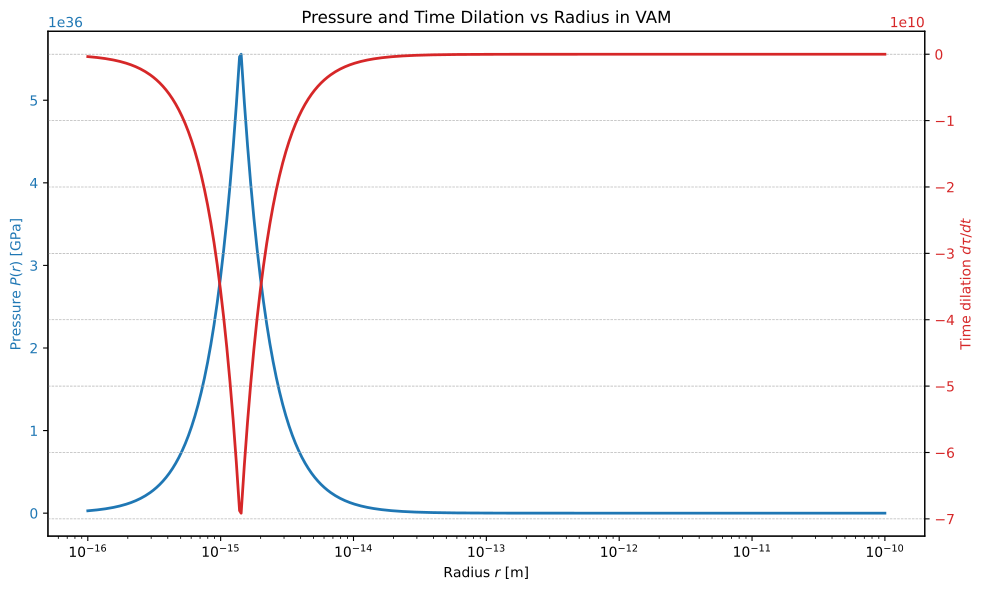

Write the Python code that produced this figure.
import matplotlib.pyplot as plt
import numpy as np

# Constants (VAM model)
rho_ae = 8.93e17  # kg/m^3 (æther density)
Gamma = 1.0       # circulation, arbitrary units
rc = 1.409e-15    # core radius in meters
c = 3e8           # speed of light in m/s

# Radial positions
r = np.logspace(-16, -10, 500)
pressure = np.where(r <= rc,
                    (rho_ae * Gamma**2 * r**2) / (8 * np.pi**2 * rc**4),
                    (rho_ae * Gamma**2) / (8 * np.pi**2 * r**2))

# Time dilation factor
time_dilation = 1 - pressure / (rho_ae * c**2)

# Plotting
# Zoom into the time dilation component by using a secondary axis to improve contrast

fig, ax1 = plt.subplots(figsize=(10, 6))

color = 'tab:blue'
ax1.set_xlabel("Radius $r$ [m]")
ax1.set_xscale('log')
ax1.set_ylabel("Pressure $P(r)$ [GPa]", color=color)
ax1.plot(r , pressure * 1e-9, color=color, lw=2, label="Pressure")
ax1.tick_params(axis='y', labelcolor=color)

# Create a second y-axis for time dilation
ax2 = ax1.twinx()
color = 'tab:red'
ax2.set_ylabel("Time dilation $d\\tau/dt$", color=color)
ax2.plot(r, time_dilation, color=color, lw=2, label="Time Dilation")
ax2.tick_params(axis='y', labelcolor=color)

fig.tight_layout()
plt.title("Pressure and Time Dilation vs Radius in VAM")
plt.grid(True, which="both", linestyle="--", linewidth=0.5)

# ✅ Get the script filename dynamically and save as pdf
import os
script_name = os.path.splitext(os.path.basename(__file__))[0]
filename = f"{script_name}.pdf"
plt.savefig(filename, format="pdf", bbox_inches="tight")
filename = f"{script_name}.png"
plt.savefig(filename, dpi=150)  # Save image with high resolution
plt.tight_layout()
